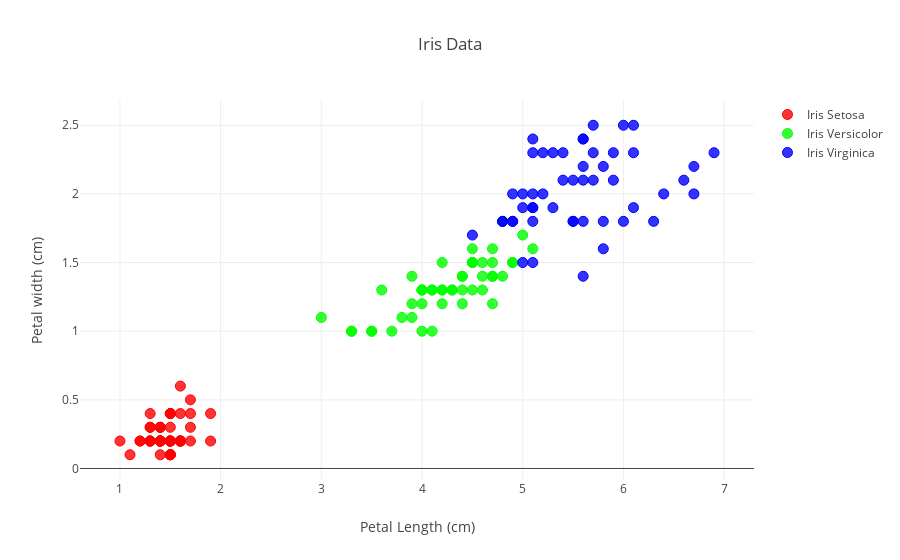

Notebook cell for this chart:
### Markdown cell above
### La représentation de la longueur et de la largeur des pétales pour chaque classe

Cette représentation graphique affiche un nuage de points pour les longueurs et largeurs de pétales. La dispersion des classes est nettement plus marquée dans cette représentation. Cependant le regroupement des iris versicolor et celui des iris virginica sont très rapprochés. Dans ces dernières, quelques données ont tendances à se mélanger.

### Code cell
val trace1 = Scatter(
    // Créer une instance de la classe Scatter dans le but 
    // d'afficher deux tableaux sous la forme d'un graphique
    irisSetosa_x,
    // Coordonnées x du graphe : un tableau intégrant la troisième caractéristique 
    // de l'ensemble des iris virginica
    irisSetosa_y,
    // Coordonnées y du graphe : un tableau intégrant la quatrième caractéristique 
    // de l'ensemble des iris virginica
    mode = ScatterMode(ScatterMode.Markers),
    name = "Iris Setosa",
    // Le nom du graphe
    marker = Marker(
        // Utiliser des marqueurs
        color = Color.RGBA(255, 0, 0, 0.8),
        // Couleur et taille des marqueurs et de la ligne de sélection de chaque marqueur
        size = 10,
        line = Line(
            color = Color.RGBA(255, 0, 0, 1),
            width = 1
        )
    )
)

val trace2 = Scatter(
    // Créer une instance de la classe Scatter dans le but 
    // d'afficher deux tableaux sous la forme d'un graphique
    irisVersicolor_x,
    // Coordonnées x du graphe : un tableau intégrant la troisième caractéristique 
    // de l'ensemble des iris versicolor
    irisVersicolor_y,
    // Coordonnées y du graphe : un tableau intégrant la quatrième caractéristique 
    // de l'ensemble des iris versicolor
    mode = ScatterMode(ScatterMode.Markers),
    name = "Iris Versicolor",
    // Le nom du graphe
    marker = Marker(
        // Utiliser des marqueurs
        color = Color.RGBA(0, 255, 0, 0.8),
        // Couleur et taille des marqueurs et de la ligne de sélection de chaque marqueur
        size = 10,
        line = Line(
            color = Color.RGBA(0, 255, 0, 1),
            width = 1
        )
    )
)

val trace3 = Scatter(
    // Créer une instance de la classe Scatter dans le but d'afficher 
    // deux tableaux sous la forme d'un graphique
    irisVirginica_x,
    // Coordonnées x du graphe : un tableau intégrant la troisième caractéristique 
    // de l'ensemble des iris virginica
    irisVirginica_y,
    // Coordonnées x du graphe : un tableau intégrant la quatrième caractéristique 
    // de l'ensemble des iris virginica
    mode = ScatterMode(ScatterMode.Markers),
    name = "Iris Virginica",
    // Le nom du graphe
    marker = Marker(
        // Utiliser des marqueurs
        color = Color.RGBA(0, 0, 255, 0.8),
        // Couleur et taille des marqueurs et de la ligne de sélection de chaque marqueur
        size = 10,
        line = Line(
            color = Color.RGBA(0, 0, 255, 1),
            width = 1
        )
    )
)

val layout = Layout(
    // Créer une instance Layout dédiée aux propriétés du graphe
    title = "Iris Data",
    // Le titre du graphe
    xaxis = Axis(
        title = "Petal Length (cm)"
        // Le titre l'axe des x
    ),
    yaxis = Axis(
        title = "Petal width (cm)"
        // Le titre l'axe des y
    )
)

plot(Seq(trace1, trace2, trace3), layout)
// Afficher le graphe et sa mise en page

### Figure 1 — Plotly figure (JSON) as saved in the notebook; plotly's stock layout.template omitted (floating-point values rounded to 4 significant figures)
{"data": [{"marker": {"color": "rgba(255, 0, 0, 0.8)", "line": {"color": "rgba(255, 0, 0, 1.0)", "width": 1}, "size": 10}, "mode": "markers", "name": "Iris Setosa", "type": "scatter", "x": [1.4, 1.4, 1.3, 1.5, 1.4, 1.7, 1.4, 1.5, 1.4, 1.5, 1.5, 1.6, 1.4, 1.1, 1.2, 1.5, 1.3, 1.4, 1.7, 1.5, 1.7, 1.5, 1, 1.7, 1.9, 1.6, 1.6, 1.5, 1.4, 1.6, 1.6, 1.5, 1.5, 1.4, 1.5, 1.2, 1.3, 1.5, 1.3, 1.5, 1.3, 1.3, 1.3, 1.6, 1.9, 1.4, 1.6, 1.4, 1.5, 1.4], "y": [0.2, 0.2, 0.2, 0.2, 0.2, 0.4, 0.3, 0.2, 0.2, 0.1, 0.2, 0.2, 0.1, 0.1, 0.2, 0.4, 0.4, 0.3, 0.3, 0.3, 0.2, 0.4, 0.2, 0.5, 0.2, 0.2, 0.4, 0.2, 0.2, 0.2, 0.2, 0.4, 0.1, 0.2, 0.1, 0.2, 0.2, 0.1, 0.2, 0.2, 0.3, 0.3, 0.2, 0.6, 0.4, 0.3, 0.2, 0.2, 0.2, 0.2]}, {"marker": {"color": "rgba(0, 255, 0, 0.8)", "line": {"color": "rgba(0, 255, 0, 1.0)", "width": 1}, "size": 10}, "mode": "markers", "name": "Iris Versicolor", "type": "scatter", "x": [4.7, 4.5, 4.9, 4, 4.6, 4.5, 4.7, 3.3, 4.6, 3.9, 3.5, 4.2, 4, 4.7, 3.6, 4.4, 4.5, 4.1, 4.5, 3.9, 4.8, 4, 4.9, 4.7, 4.3, 4.4, 4.8, 5, 4.5, 3.5, 3.8, 3.7, 3.9, 5.1, 4.5, 4.5, 4.7, 4.4, 4.1, 4, 4.4, 4.6, 4, 3.3, 4.2, 4.2, 4.2, 4.3, 3, 4.1], "y": [1.4, 1.5, 1.5, 1.3, 1.5, 1.3, 1.6, 1, 1.3, 1.4, 1, 1.5, 1, 1.4, 1.3, 1.4, 1.5, 1, 1.5, 1.1, 1.8, 1.3, 1.5, 1.2, 1.3, 1.4, 1.4, 1.7, 1.5, 1, 1.1, 1, 1.2, 1.6, 1.5, 1.6, 1.5, 1.3, 1.3, 1.3, 1.2, 1.4, 1.2, 1, 1.3, 1.2, 1.3, 1.3, 1.1, 1.3]}, {"marker": {"color": "rgba(0, 0, 255, 0.8)", "line": {"color": "rgba(0, 0, 255, 1.0)", "width": 1}, "size": 10}, "mode": "markers", "name": "Iris Virginica", "type": "scatter", "x": [6, 5.1, 5.9, 5.6, 5.8, 6.6, 4.5, 6.3, 5.8, 6.1, 5.1, 5.3, 5.5, 5, 5.1, 5.3, 5.5, 6.7, 6.9, 5, 5.7, 4.9, 6.7, 4.9, 5.7, 6, 4.8, 4.9, 5.6, 5.8, 6.1, 6.4, 5.6, 5.1, 5.6, 6.1, 5.6, 5.5, 4.8, 5.4, 5.6, 5.1, 5.1, 5.9, 5.7, 5.2, 5, 5.2, 5.4, 5.1], "y": [2.5, 1.9, 2.1, 1.8, 2.2, 2.1, 1.7, 1.8, 1.8, 2.5, 2, 1.9, 2.1, 2, 2.4, 2.3, 1.8, 2.2, 2.3, 1.5, 2.3, 2, 2, 1.8, 2.1, 1.8, 1.8, 1.8, 2.1, 1.6, 1.9, 2, 2.2, 1.5, 1.4, 2.3, 2.4, 1.8, 1.8, 2.1, 2.4, 2.3, 1.9, 2.3, 2.5, 2.3, 1.9, 2, 2.3, 1.8]}], "layout": {"title": "Iris Data", "xaxis": {"title": "Petal Length (cm)"}, "yaxis": {"title": "Petal width (cm)"}}}
